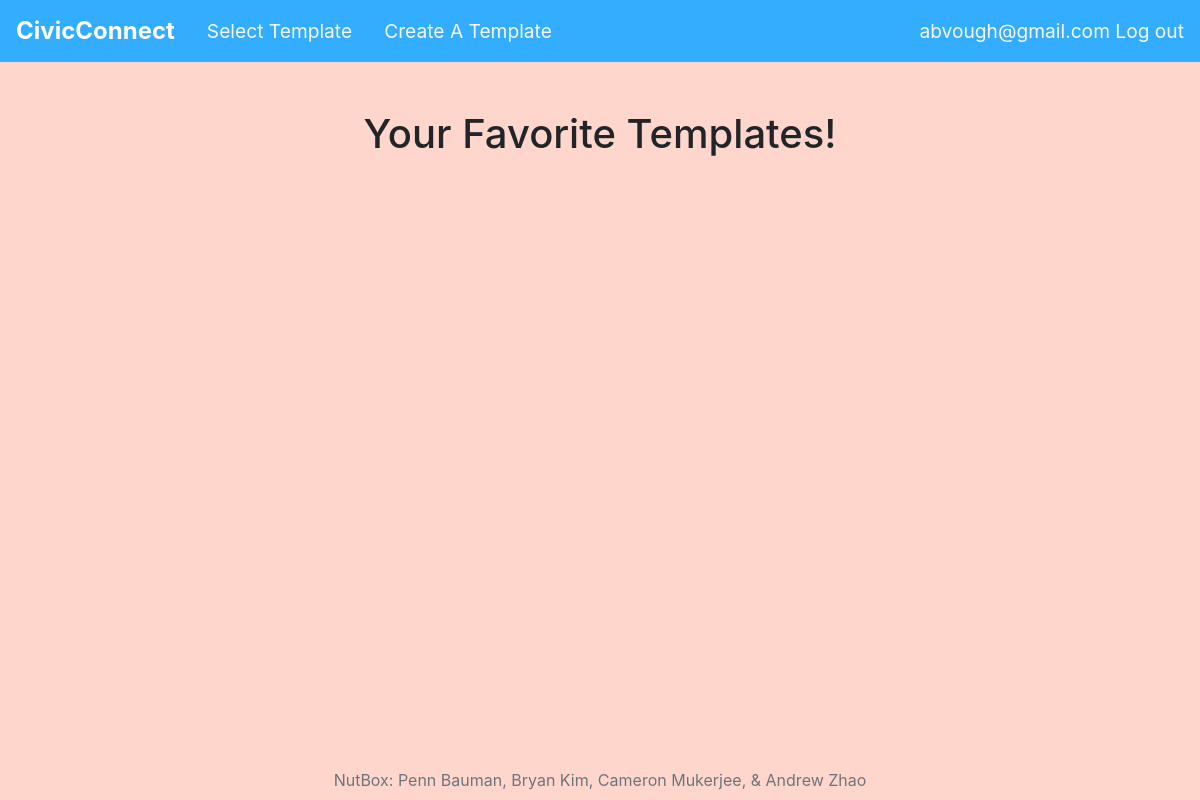
The page /favorite/ (signed in) on the database as committed earlier.
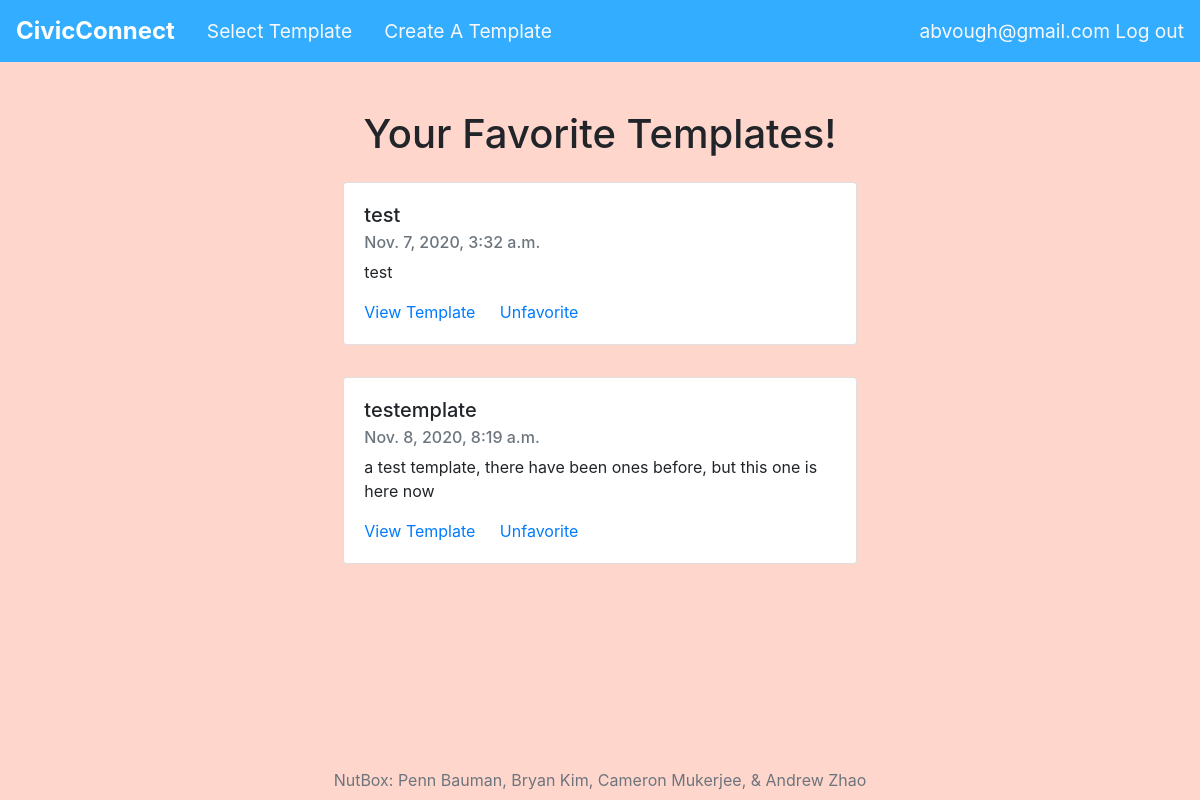
The same page on the database as committed later.
### masterdata/models.py (models this page shows, shortened)
class Emailtemplate(models.Model):
    title = models.CharField(max_length = 200)
    shortDescription = models.CharField(max_length = 100)
    contentTemp = models.TextField()
    subject = models.CharField(max_length = 200)
    state = models.CharField(max_length = 2)
    published = models.BooleanField(default=True)
    datecreated = models.DateTimeField(auto_now_add=True)

### nutboxcivic/views.py (the view)
# urls.py: path('favorite/', views.showFavorite, name = 'favorite'),
def showFavorite(request):
    statefilter = ''
    issuefilter = ''
    if len(request.GET) > 0:
        statefilter = ''
        issuefilter = ''
    return render(request, 'civic/favoriteTemplates.html', {
        'templates_all': request.user.clients.favorites.all(),
        'sfilter' : statefilter ,
        'ifilter' : issuefilter,
    })

### nutboxcivic/templates/civic/favoriteTemplates.html
{% extends 'civic/base.html' %}
{% block content %}
  <form action="{% url 'send'%}" method="get">
    <div class="row justify-content-center">
      <h1>Your Favorite Templates!</h1>
    </div>
      <div class="content container col-md-8 justify-content-center mt-3">
      <div class="row justify-content-center">
        {% for currenttemplate in templates_all%}
          <div class="card" style="width: 40rem; margin-bottom:2em"><div class="card-body">
            <h5 class="card-title">{{currenttemplate.title}}</h5>
            <h6 class="card-subtitle mb-2 text-muted">{{currenttemplate.datecreated}}</h6>
            <p class="card-text">{{ currenttemplate.shortDescription }}</p>
            <a href="{% url 'send' currenttemplate.id %}" class="card-link">View Template</a>
            {%if user.is_authenticated%}
            {%if currenttemplate in user.clients.favorites.all%}
                <a href="{% url 'unfavorite' currenttemplate.id %}" class="card-link">Unfavorite</a>
              {%else%}
              <a href="{% url 'makeFav' currenttemplate.id %}" class="card-link">Favorite</a>
              {%endif%}
            {%endif%}
            </div></div>
        {% endfor %}
      </div>
    </div>
  </form>
  <br>
{% endblock %}

Rows that differ between the two databases and show on the page:
now on this page (row unchanged): Emailtemplate: title "test", datecreated "Nov. 7, 2020, 3:32 a.m.", shortDescription "test", shows "Unfavorite"
added Emailtemplate: title "testemplate", datecreated "Nov. 8, 2020, 8:19 a.m.", shortDescription "a test template, there have been ones before, but this one is here now", shows "Unfavorite"
